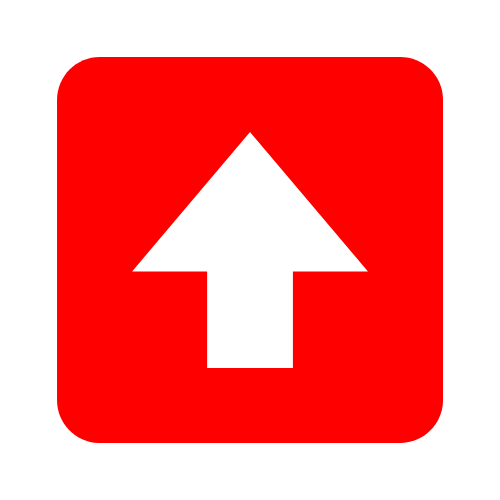
#> input picture arrows/1.png, 500 x 500 px, found by its file name
$ python graphics_7.py
#> lines starting #> are read from the running program, lines starting #| are printed output that depends on the picture
#!/usr/bin/env python3
# -*- coding: utf-8 -*-
"""
Created on Sun Apr 11 13:54:58 2021

@author: caitlinyeo
"""

import time
import random
import matplotlib.pyplot as plt
from PIL import Image
import numpy as np
import RPi.GPIO as GPIO


############### TOUCH PIN SETUP ################################

TouchPinUp = 37
TouchPinDown = 36
TouchPinLeft = 33
TouchPinRight = 31


def setup() :
    GPIO.setmode(GPIO.BOARD)
    GPIO.setup(TouchPinUp, GPIO.IN, pull_up_down=GPIO.PUD_UP)
    GPIO.setup(TouchPinDown, GPIO.IN, pull_up_down=GPIO.PUD_UP)
    GPIO.setup(TouchPinLeft, GPIO.IN, pull_up_down=GPIO.PUD_UP)
    GPIO.setup(TouchPinRight, GPIO.IN, pull_up_down=GPIO.PUD_UP)

setup()

################ IMAGE LOADING ###################################

upImg = Image.open('1.png')
#> upImg is the input picture: PIL image 500x500 RGBA; mean R, G, B, A 255, 129.9, 129.9, 255
upImgNumpyFormat = np.asarray(upImg)

downImg = Image.open('2.png')
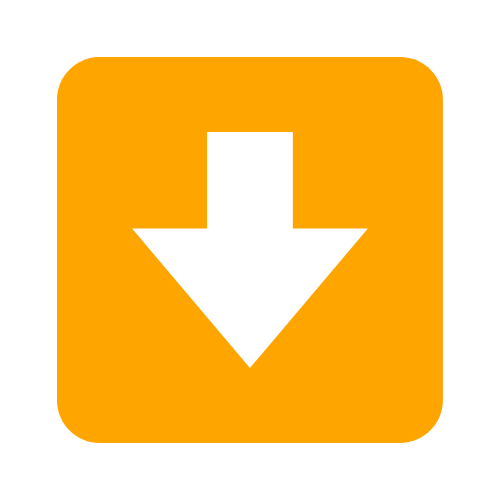
#> input picture arrows/2.png, 500 x 500 px, found by its file name
#> downImg is the input picture: PIL image 500x500 RGBA; mean R, G, B, A 255, 210.8, 129.9, 255
downImgNumpyFormat = np.asarray(downImg)

leftImg = Image.open('3.png')
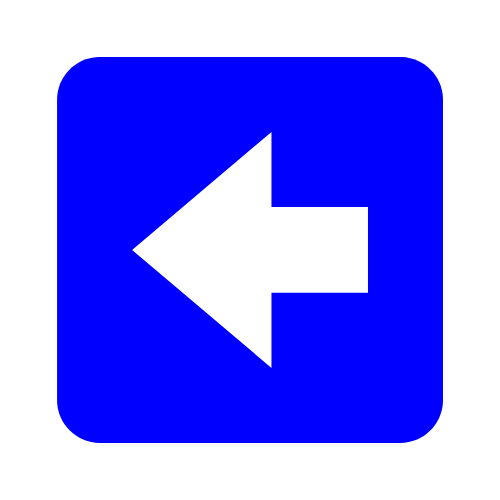
#> input picture arrows/3.png, 500 x 500 px, found by its file name
#> leftImg is the input picture: PIL image 500x500 RGBA; mean R, G, B, A 129.9, 129.9, 255, 255
leftImgNumpyFormat = np.asarray(leftImg)

rightImg = Image.open('4.png')
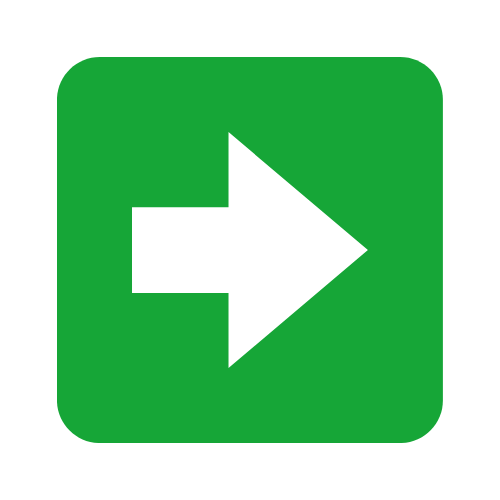
#> input picture arrows/4.png, 500 x 500 px, found by its file name
#> rightImg is the input picture: PIL image 500x500 RGBA; mean R, G, B, A 140.7, 211.3, 156.9, 255
rightImgNumpyFormat = np.asarray(rightImg)

################## DISPLAY FUNCTIONS #############################

def arrowDisplay(image):
    fig = plt.imshow(image)
    fig.axes.get_xaxis().set_visible(False)
    fig.axes.get_yaxis().set_visible(False)
    plt.draw()
    plt.pause(1)


def game_loop():
    if arrow == 'up':
        arrowDisplay(upImgNumpyFormat)
    elif arrow == 'down':
        arrowDisplay(downImgNumpyFormat)
    elif arrow == 'left':
        arrowDisplay(leftImgNumpyFormat)
    elif arrow == 'right':
        arrowDisplay(rightImgNumpyFormat)

################ MAIN CODE ########################################

arrows = ['up', 'down', 'left', 'right']
correctArrows = []
answers = []

prevArrow = ''

for i in range(5):
    arrow = random.choice(arrows)
    if i > 0:
        while arrow == prevArrow:
            arrow = random.choice(arrows)
    correctArrows.append(arrow)

    game_loop()

    pressed = False

    while pressed == False:
        if GPIO.input(TouchPinUp) == GPIO.HIGH:
            print('up')
            time.sleep(1)
            answer = 'up'
            pressed = True
        elif GPIO.input(TouchPinDown) == GPIO.HIGH:
            print('down')
            time.sleep(1)
            answer = 'down'
            pressed = True
        elif GPIO.input(TouchPinLeft) == GPIO.HIGH:
            print('left')
            time.sleep(1)
            answer = 'left'
            pressed = True
#> (the run stopped early here; a loop or call above may not have finished)
